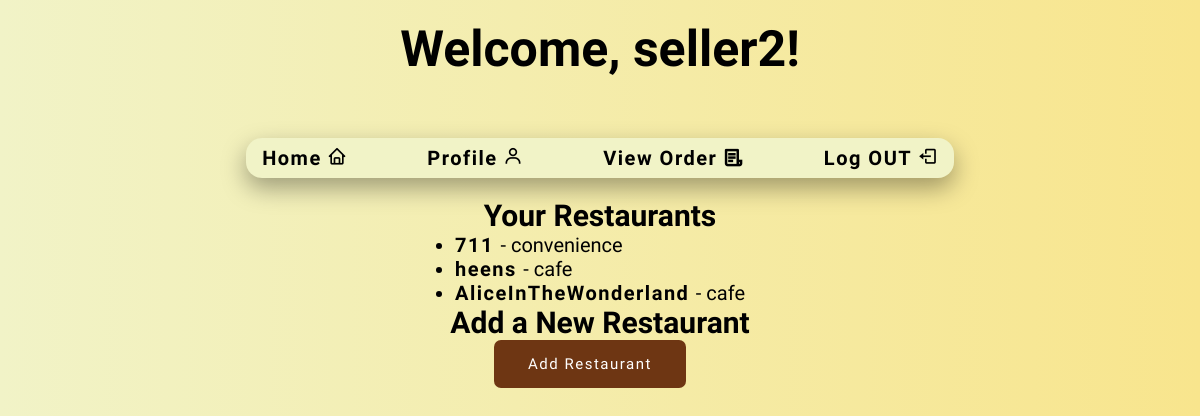
Screenshot of /seller_home (signed in) with the database file from the repository.
### tables this page shows
CREATE TABLE restaurants (
            id INTEGER PRIMARY KEY AUTOINCREMENT,
            name TEXT NOT NULL UNIQUE,
            cuisine TEXT NOT NULL,
            price_range TEXT NOT NULL,
            owner_username TEXT NOT NULL,
            FOREIGN KEY (owner_username) REFERENCES users(username)
        );

### app.py (the view)
@app.route('/seller_home')
@login_required(role='seller')
def seller_home():
    conn = get_db_connection()
    cursor = conn.cursor()
    cursor.execute("SELECT * FROM restaurants WHERE owner_username = ?", (session['username'],))
    restaurants = cursor.fetchall()
    conn.close()
    if not restaurants:
        flash("No restaurants found. Please add a restaurant.", "info")
        return redirect(url_for('add_restaurant'))
    if not session.get('restaurant_id') and restaurants:
        session['restaurant_id'] = restaurants[0]['id']
    return render_template('seller_home.html', restaurants=restaurants)

### app.py (called while the page is built)
def get_db_connection():
    con = sqlite3.connect("database.db")
    con.row_factory = sqlite3.Row
    return con

def login_required(role=None):
    def decorator(f):
        @wraps(f)
        def decorated_function(*args, **kwargs):
            if 'username' not in session:
                flash("You need to log in to access this page.", "error")
                return redirect(url_for('login'))
            if role and session.get('role') != role:
                flash("You do not have permission to access this page.", "error")
                return redirect(url_for('index'))
            return f(*args, **kwargs)
        return decorated_function
    return decorator

### templates/seller_home.html (shortened to what this page needs)
<!DOCTYPE html>
<html lang="en">
<head>
    <link rel="stylesheet" type="text/css" href="../static/style(seller).css">
        <link rel="stylesheet" href="https://unpkg.com/boxicons@latest/css/boxicons.min.css">
        <link href="https://cdn.jsdelivr.net/npm/remixicon@4.3.0/fonts/remixicon.css" rel="stylesheet"/>
    <link rel="stylesheet" href="https://unpkg.com/aos@next/dist/aos.css" />
</head>
<body>
    <h1 data-aos="zoom-in-right" data-aos-duration="1800" data-aos-delay="200">Welcome, {{ session['username'] }}!</h1>
    <div class="container">
        <nav class="nav-bar">
            <ul class="nav-links">
                <li class="nav-link">
                    <a href="{{ url_for('seller_home') }}">Home</a>
                    <i class='bx bx-home'></i>
                </li>
                <li class="nav-link">
                    <a href="{{ url_for('seller_profile') }}" class="dropbtn">Profile</a>
                    <i class='bx bx-user'></i>
                </li>
                <li class="nav-link">
                    <a href="{{ url_for('seller_orders') }}" class="dropbtn">View Order</a>
                    <i class="ri-file-list-3-line"></i>
                </li>
                <li class="nav-link">
                    <a href="{{ url_for('logout') }}" class="dropbtn">Log OUT</a>
                    <i class='bx bx-log-out'></i>
                </li>
            </ul>
        </nav>
        <h2>Your Restaurants</h2>
        <ul>
            {% for restaurant in restaurants %}
                <li>
                    <a href="{{ url_for('restaurant_items', restaurant_id=restaurant['id']) }}">
                        <strong>{{ restaurant['name'] }}</strong>
                    </a> - {{ restaurant['cuisine'] }}
                </li>
            {% endfor %}
        </ul>
        <h2>Add a New Restaurant</h2>
        <a href="{{ url_for('add_restaurant') }}" class="button">Add Restaurant</a>
    </div>
</body>
</html>

### static/style(seller).css (style rules this page uses)
* { margin: 0; padding: 0; font-family: "Protest Guerrilla", sans-serif; }
body { background-color: #e8e8e8 ; background:linear-gradient(to right , #f1f3c7,#f8e58d) ; }
h1 { text-align: center; margin-bottom: 20px; margin-top: 20px; font-family: "Rubik Bubbles", system-ui; font-size: 50px; }
.container { display: flex; flex-direction: column; font-size: 20px; justify-content: center; align-items: center; }
.nav-bar { background: #f1f3c7; border-radius: 1rem; box-shadow: 0 10px 25px rgba(0,0,0,0.35); justify-content: center; display: flex; flex-direction: column; align-items: center; flex: 1; max-width: 80%; position: sticky; top: 0; z-index: 1000; margin: 20px auto; margin-top: 40px; margin-bottom: 20px; overflow: hidden; }
.nav-links { display:flex; gap: 5rem; }
.nav-links { list-style: none; height: 100%; padding: 0.5rem 1rem; font-weight:600; cursor: pointer; letter-spacing: 0.3px; }
a { text-decoration: none; color: black; letter-spacing: 1.5px; }
.button { display: inline-block; padding: 13px 32px; background: #6e3613; border: 2px solid transparent; border-radius: 7px; color: white; text-align: center; text-decoration: none; font-size: 15px; font-weight: 500; transition: all .6s ease; margin-right: 20px; }

### rows the page displays
restaurants: name "711", cuisine "convenience"
restaurants: name "heens", cuisine "cafe"
restaurants: name "AliceInTheWonderland", cuisine "cafe"

### other values shown
{{ session['username'] }} "seller2"
